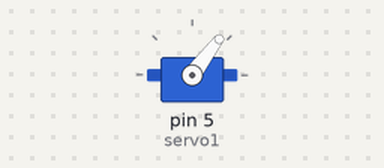
Bench run of a sketch on a simulated Arduino Uno, built with avr-gcc and run on an emulated ATmega328P. On the bench: servo.

Above: at 0.05 s.
At 0.35 s:
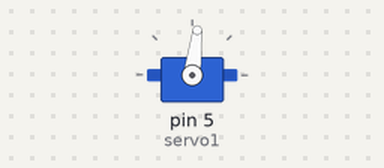
At 0.65 s:
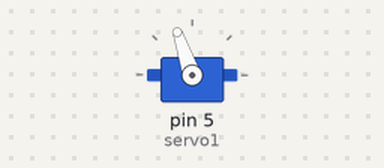
At 1.25 s:
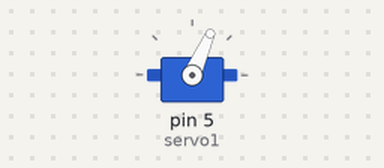
Timing chart, 0 to 3.3 s (numbered marks = the images above):
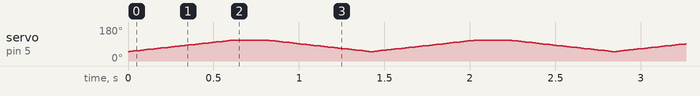

The sketch:

servo_pinza_ale.ino
```cpp
#include <Servo.h>

Servo servo1;

void setup() {
  servo1.attach(5);
}

//void loop() {
////    servo1.write(90);
//  for (int i = 50; i < 110; i++) {
//    servo1.write(i);
//    delay(10);
//  }
//  delay(200);
//  for (int i = 110; i >= 50; i--) {
//    servo1.write(i);
//    delay(10);
//  }
//  delay(200);
//}
void loop() {
  servopinza();
}

void servopinza() {
  for (int i = 50; i < 110; i++) {
    servo1.write(i);
    delay(10);
  }
  delay(200);
  for (int i = 110; i >= 50; i--) {
    servo1.write(i);
    delay(10);
  }
}
```
